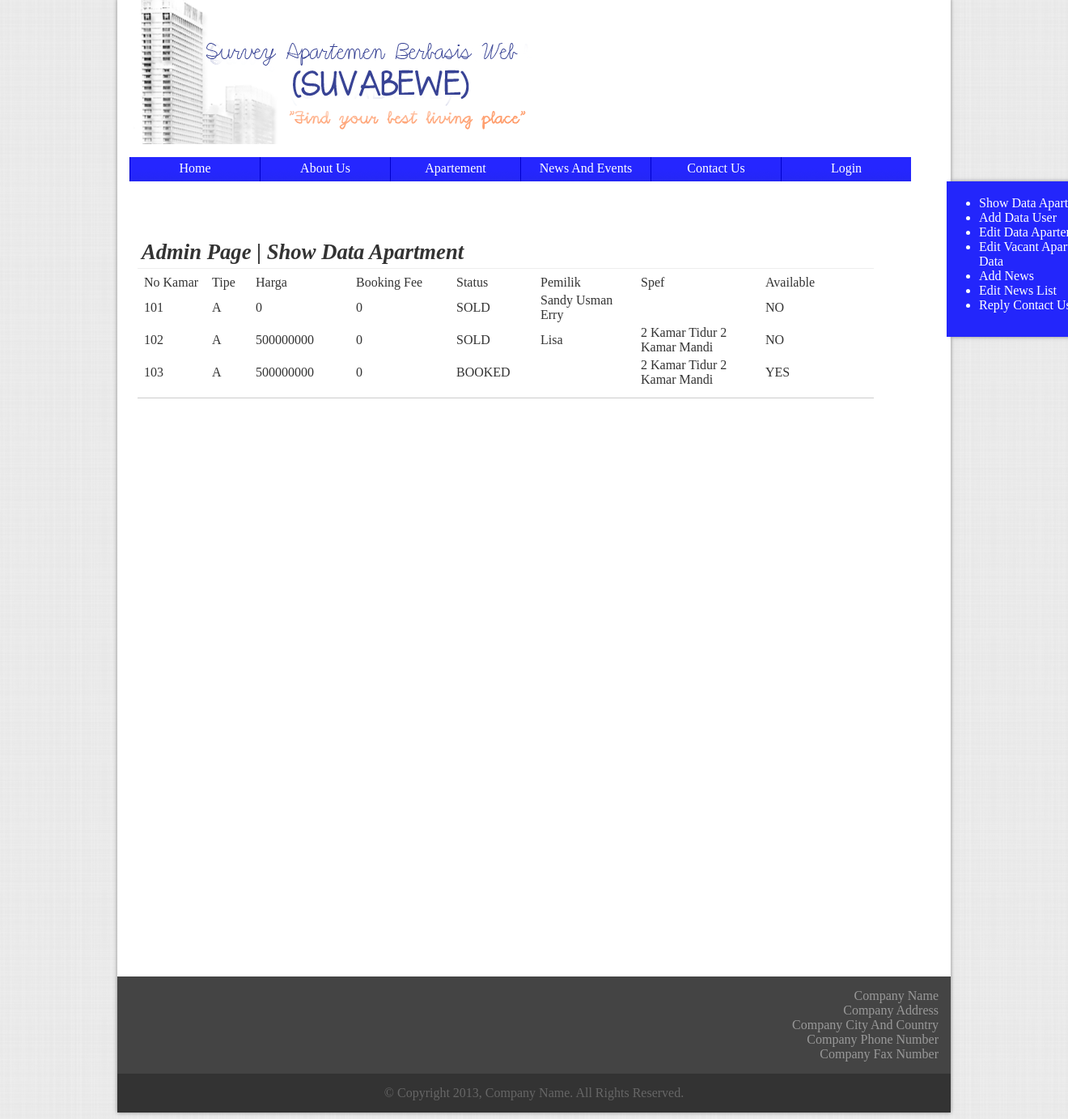
Screenshot of /file/admin.php with the database file from the repository.
### tables this page shows
CREATE TABLE IF NOT EXISTS `apartemen` (
  `no_kamar` int(5) NOT NULL,
  `type_kamar` varchar(1) NOT NULL,
  `spec_kamar` text NOT NULL,
  `password` text NOT NULL,
  `nama_pemilik` text NOT NULL,
  `email` text NOT NULL,
  `available` tinyint(1) NOT NULL DEFAULT '1',
  `harga` int(20) NOT NULL,
  `booked` tinyint(1) NOT NULL DEFAULT '0',
  `booked_fee` int(20) NOT NULL,
  `booked_date` date NOT NULL,
  `tagihan_listrik` int(20) NOT NULL,
  `tagihan_air` int(20) NOT NULL,
  `gambar_tidur1` text NOT NULL,
  `gambar_tidur2` text NOT NULL,
  `gambar_tidur3` text NOT NULL,
  `gambar_makan` text NOT NULL,
  `gambar_dapur` text NOT NULL,
  `gambar_mandi` text NOT NULL,
  `gambar_tamu` text NOT NULL,
  `gambar_balkon` text NOT NULL,
  PRIMARY KEY (`no_kamar`)
);

### file/admin.php (the view, shortened to what this page needs)
<html>
	<head>
		<link rel="stylesheet" href="../css/templates.css" type="text/css" />
	</head>
	<body>
		<div class="wrapper" id="wrapper">
			<?php include_once ('header.php');?>
			<?php include_once('sidemenu.php');?>
			<div class="container confmargin" style="height:900px">
				<div class="section showapt">
					<div class="sectionheader bottomline">
						<b>Admin Page | Show Data Apartment</b>
					</div>
					<div class="sectioncontent ">
						<table>
							<form method="post">
								<tr>
									<td width="80px"> No Kamar </td>
									<td width="50px"> Tipe </td>
									<td width="120px"> Harga </td>
									<td width="120px"> Booking Fee </td>
									<td width="100px"> Status </td>
									<td width="120px"> Pemilik </td>
									<td width="150px"> Spef </td>
									<td width="100px"> Available </td>
									<td></td>
								</tr>
								<?php
									$pilihtabel=mysql_query("SELECT * FROM apartemen");
									while(($row=mysql_fetch_array($pilihtabel)))
									{
										$temp1=$row['available'];
										$temp2=$row['booked'];
										if ($row['no_kamar'] != 100)
										{
												echo
												"<tr>
												<td> " . $row['no_kamar'] . "</td>
												<td> " . $row['type_kamar'] . "</td>
												<td> " . $row['harga'] . "</td>
												<td> " . $row['booked_fee'] . "</td>
												<td>
												";
												if($temp1==0)
													echo "SOLD";
												else
													{
													if($temp2==0)
														echo "VACANT";
													else
														echo "BOOKED";
													}
												echo
												"
												</td>
												<td>" . $row['nama_pemilik'] . "</td>
												<td>" . $row['spec_kamar'] . "</td>
												<td>" ;
												if($temp1==0)
													echo "NO";
												else
													echo "YES";
												echo "</td>
											</tr>
											";
										}
								}
							?>
							</form>
						</table>
					</div>
				</div>
			</div>
		</div>
	</body>
</html>
</html>

### file/header.php (shortened to what this page needs)
<link rel="stylesheet" href="../css/templates.css" type="text/css" />
<div class="header" id="header">
	<div class="headerlogo"></div>
	<div class="headernav">
		<ul style="margin-left:-40px">
			<a href="main.php"><li class="headernavmenu">Home</li></a>
			<a href="about_us.php"><li class="headernavmenu">About Us</li></a>
			<a href="apartment.php"><li class="headernavmenu">Apartement</li></a>
			<a href="news.php"><li class="headernavmenu">News And Events</li></a>
			<a href="contact_us.php"><li class="headernavmenu">Contact Us</li></a>
			<li class="headernavmenu">
				<?php
					if (isset($_SESSION['login'])){
						$nama = explode(' ', $_SESSION['nama']);
						echo "Welcome, " . $nama[0];
					}
					else
						echo "<a href='login.php' style='color:#FFFFFF'>Login</a>";
				?>
			</li>
		</ul>
	</div>
</div>

### file/sidemenu.php
<div class="adminsidemenu">
	<ul type="disc">
		<li><a href="admin.php" class="adminmenu"> Show Data Apartemen </a><br /></li>
		<li><a href="adduser.php" class="adminmenu"> Add Data User </a><br></li>
		<li><a href="editapt.php" class="adminmenu"> Edit Data Apartemen</a><br /></li>
		<li><a href="vacant.php" class="adminmenu"> Edit Vacant Apartemen Data</a><br /></li>
		<li><a href="add_news.php" class="adminmenu"> Add News </a><br></li>
		<li><a href="editnews.php" class="adminmenu"> Edit News List </a><br></li>
		<li><a href="showcontact.php" class="adminmenu"> Reply Contact Us </a><br /></li>
	</ul>
</div>

### css/templates.css (style rules this page uses)
body { background-image:url("../img/bg-body.png"); background-repeat:repeat; color:#333333; font-family:"Cambria"; font-size:16px; }
a { color:#000000; text-decoration:none; }
.wrapper { width:1000px; margin:-10px auto 0px auto; padding:0px 15px 0px 15px; background-color:#FFFFFF; box-shadow: 0px 0px 5px #888888; }
.header { width:1000px; z-index:3; position:static; }
.headernav { height:30px; }
.headernavmenu { list-style:none; text-align:center; height:20px; margin:0px; padding:5px; width:150px; float:left; border-left:thin solid #0000CC; background-image:url("../img/button.png"); color:#FFFFFF; }
.headerlogo { background-image:url(../img/head1.png); width:990px; background-repeat:no-repeat; height:170px; padding:5px; }
.footer { width:1020; margin:0px -15px 0px -15px; padding:5px; }
.subfooter1 { width:1000; margin-left:-5px; padding:15px; background-color:#444444; color:#999999; text-align:right; }
.subfooter2 { width:1000; margin:0px 0px -5px -5px; padding:15px; background-color:#333333; color:#666666; text-align:center; }
.container { width:980px; padding:10px; }
.section { border-bottom:solid thin #CCCCCC; float:left; padding:5px; }
.sectionheader { width:100%; padding:5px; height:30px; font-family:"Bodoni MT"; font-size:20pt; font-style:italic; margin-left:-5px; margin-top:-5px; }
.sectioncontent { width:100%; padding:5px; margin-left:-5px; color:#666666; }
.bottomline { border-bottom:solid thin #EEEEEE; }
.confmargin { margin-top:-135px; }
.adminsidemenu { padding-top:2px; padding-top:2px; font-size:16px; color: #FFFFFF; height:190px; width:200px; background-color:#2326fb; border-color:#000099; position:relative; display:block; top:0px; left:1010px; box-shadow:5px 0px 5px #888888; }
.adminmenu { color:#FFFFFF; }
.showapt { width:900px; }

### rows the page displays
apartemen: no_kamar "101", type_kamar "A", harga "0", booked_fee "0", available "SOLD", nama_pemilik "Sandy Usman Erry"
apartemen: no_kamar "102", type_kamar "A", harga "500000000", booked_fee "0", available "SOLD", nama_pemilik "Lisa", spec_kamar "2 Kamar Tidur 2 Kamar Mandi"
apartemen: no_kamar "103", type_kamar "A", harga "500000000", booked_fee "0", available "BOOKED", spec_kamar "2 Kamar Tidur 2 Kamar Mandi"
